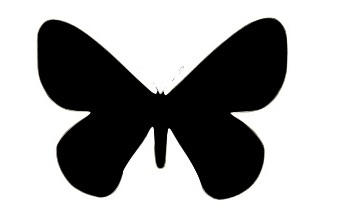
#> input picture data/inverted_butterfly_honrathi.jpg, 351 x 217 px
$ python data_processing.py
#> lines starting #> are read from the running program, lines starting #| are printed output that depends on the picture; after the words box and inside, x2 and y2 are one past the last pixel; in counts of white or black regions, pixels touching at a corner belong together
import cv2
import matplotlib.pyplot as plt
import numpy as np
from scipy import spatial


def sample_ellipse(
    num_points: int,
    scale: float = 1.0,
    shifts: np.ndarray = np.array([0.0, 0.0]),
    a: float = 1.0,
    b: float = 1.0,
) -> np.ndarray:
    theta = np.linspace(0, 2 * np.pi, num_points, endpoint=False)
    x = a * np.cos(theta)
    y = b * np.sin(theta)
    return scale * np.stack([x, y], axis=-1) + shifts[None, :]


def order_points(unordered_points):
    points_for_waste = unordered_points.copy()
    p0 = points_for_waste[0, :].copy()
    points = [p0]
    for _ in range(len(unordered_points)):
        Midx = spatial.distance_matrix(p0[None, :], points_for_waste)
        Midx[Midx == 0.0] = 100
        idx = np.argmin(Midx)
        p0 = points_for_waste[idx, :].copy()
        points_for_waste[idx, :] = 100000
        points.append(p0)
    return np.asarray(points)


def get_points(im_path: str):
#> called with im_path = '../data/inverted_butterfly_honrathi.jpg'
    image = cv2.imread(im_path)
#> image is the input picture: shape (217, 351, 3); mean B, G, R 164.1, 164.3, 164.3
    gray_scale_im = cv2.cvtColor(image, cv2.COLOR_BGR2GRAY)
    edges_in_im = cv2.Canny(gray_scale_im, 50, 200)
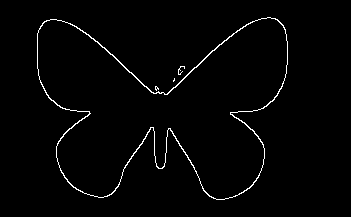
#> edges_in_im: shape (217, 351); 1.8% white in thin lines or dots, all inside (x1, y1, x2, y2) = (37, 17, 288, 200)
    pixels = np.argwhere(edges_in_im == 255)
#> pixels = 1342 pairs, first value 17 to 199, second value 37 to 287
    points = np.array([1, -1]) * pixels[:, ::-1]  # Rotate points
#> points = 1342 pairs, first value 37 to 287, second value -199 to -17
    return points


def _interpolate(path, remove_pts):
    ordered = np.asarray(order_points(get_points(path)), dtype=float)[:remove_pts]
#> in order_points, `points_for_waste = unordered_points.copy()`: points_for_waste has the same summary as points in get_points
#> in order_points, `p0 = points_for_waste[0, :].copy()`: p0 = [267, -17]
#> in order_points, `points = [p0]`: points = [[267, -17]]
#> the loop in order_points, `for _ in range(len(unordered_points)):` made 1342 passes
#> (idx, p0) on passes 1 to 3: (1, [268, -17]), (0, [267, -17]), (9, [266, -18])
#> after the loop in order_points, `for _ in range(len(unordered_points)):`: points = 1343 pairs, first value 37 to 287, second value -199 to -17; points_for_waste = 1342 pairs, first value 100000 to 100000, second value 100000 to 100000
#> ordered = 1305 pairs, first value 37 to 287, second value -199 to -17
    ordered[:, 0] = _scale(ordered[:, 0])
    ordered[:, 1] = _scale(ordered[:, 1])
    x1 = np.interp(np.arange(0.0, len(ordered), 0.05), np.arange(len(ordered)), ordered[:, 0])
    x2 = np.interp(np.arange(0.0, len(ordered), 0.05), np.arange(len(ordered)), ordered[:, 1])
    return x1, x2


def _scale(points):
    maxpt = np.max(points)
#> maxpt = 287
    minpt = np.min(points)
#> minpt = 37
    return (points - minpt) / (maxpt - minpt)


def butterfly1_pts():
    path_b1 = "../data/inverted_butterfly1.png"
    remove_pts_b1 = -466
    return _interpolate(path_b1, remove_pts_b1)


def butterfly2_pts():
    path_b2 = "../data/inverted_butterfly2.png"
    remove_pts_b2 = -70
    return _interpolate(path_b2, remove_pts_b2)


def butterfly_bw_pts():
    path_b2 = "../data/inverted_butterfly_bw.png"
    remove_pts_b2 = -1
    return _interpolate(path_b2, remove_pts_b2)


def butterfly_honrathi_pts():
    path_b2 = "../data/inverted_butterfly_honrathi.jpg"
    remove_pts_b2 = -38
    return _interpolate(path_b2, remove_pts_b2)


def butterfly_amasina_pts():
    path_b2 = "../data/inverted_butterfly_amasina.png"
    remove_pts_b2 = -73
    return _interpolate(path_b2, remove_pts_b2)


def butterfly_tom_pts():
    path_b2 = "../data/inverted_butterfly_tom.png"
    remove_pts_b2 = -2
    return _interpolate(path_b2, remove_pts_b2)


def butterfly_jerry_pts():
    path_b2 = "../data/inverted_butterfly_jerry.png"
    remove_pts_b2 = -73
    return _interpolate(path_b2, remove_pts_b2)


if __name__ == "__main__":
    honrathi = butterfly_honrathi_pts()
    honrathi = np.array(honrathi)[:, ::219]
    honrathi = np.swapaxes(np.roll(honrathi, shift=-36, axis=1), 0, 1)
#> honrathi = 120 pairs, first value 0 to 1, second value 0.00275 to 1
    tom = butterfly_tom_pts()
#> call 2 of get_points, with im_path = '../data/inverted_butterfly_tom.png'
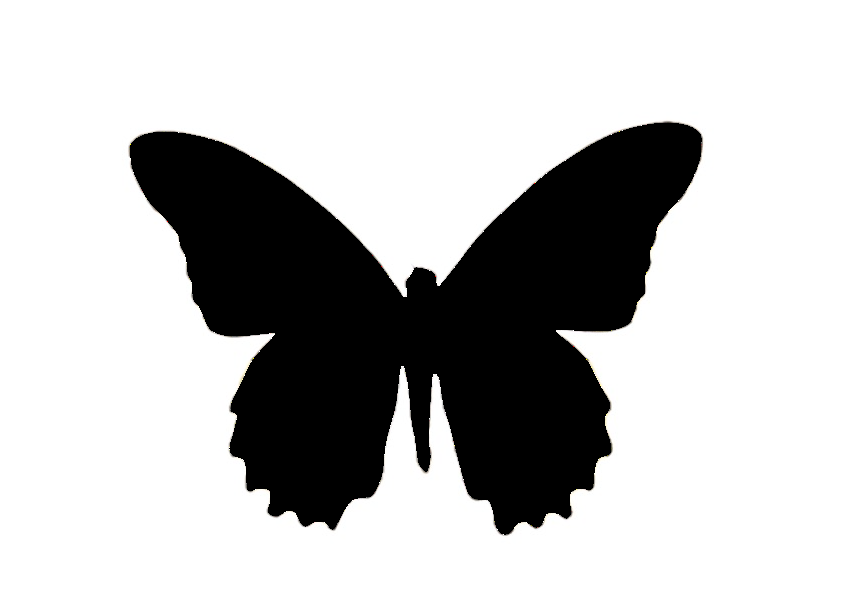
#> input picture data/inverted_butterfly_tom.png, 842 x 595 px
#> in get_points, image is the input picture: shape (595, 842, 3); mean B, G, R 190.6, 190.7, 190.7
#> in get_points (call 2), `edges_in_im = cv2.Canny(gray_scale_im, 50, 200)`:
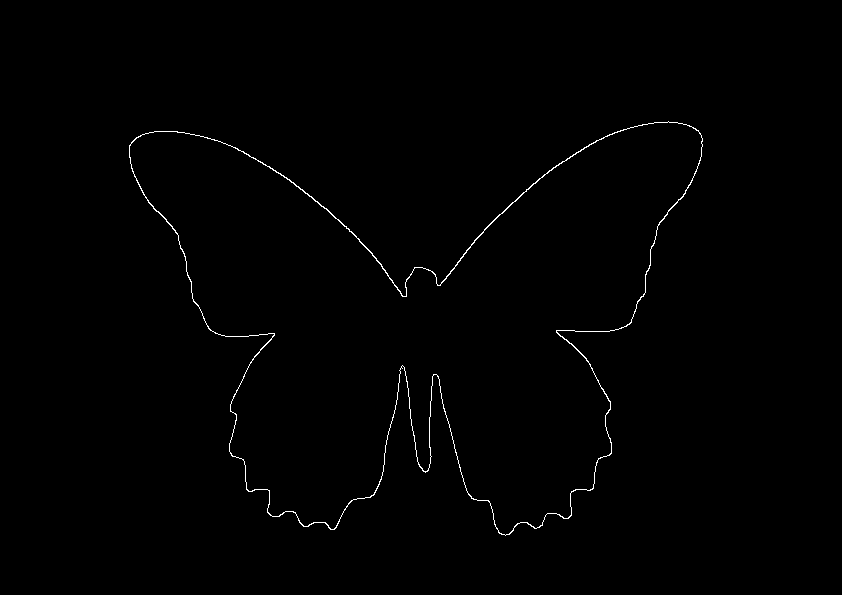
#> edges_in_im: shape (595, 842); 0.57% white in thin lines or dots, all inside (x1, y1, x2, y2) = (129, 121, 703, 536)
#> in get_points (call 2), `pixels = np.argwhere(edges_in_im == 255)`: pixels = 2873 pairs, first value 121 to 535, second value 129 to 702
#> in get_points (call 2), `points = np.array([1, -1]) * pixels[:, ::-1]`: points = 2873 pairs, first value 129 to 702, second value -535 to -121
#> the loop in order_points (call 2), `for _ in range(len(unordered_points)):` made 2873 passes
#> (idx, p0) on passes 1 to 3: (14, [667, -122]), (13, [666, -122]), (12, [665, -122])
    tom = np.array(tom)[:, ::479]
    tom = np.swapaxes(np.roll(tom, shift=-37, axis=1), 0, 1)
#> tom = 120 pairs, first value 0 to 1, second value 0.0121 to 1

    np.save("../data/honrathi_pts.npy", honrathi)
    np.save("../data/tom_pts.npy", tom)
